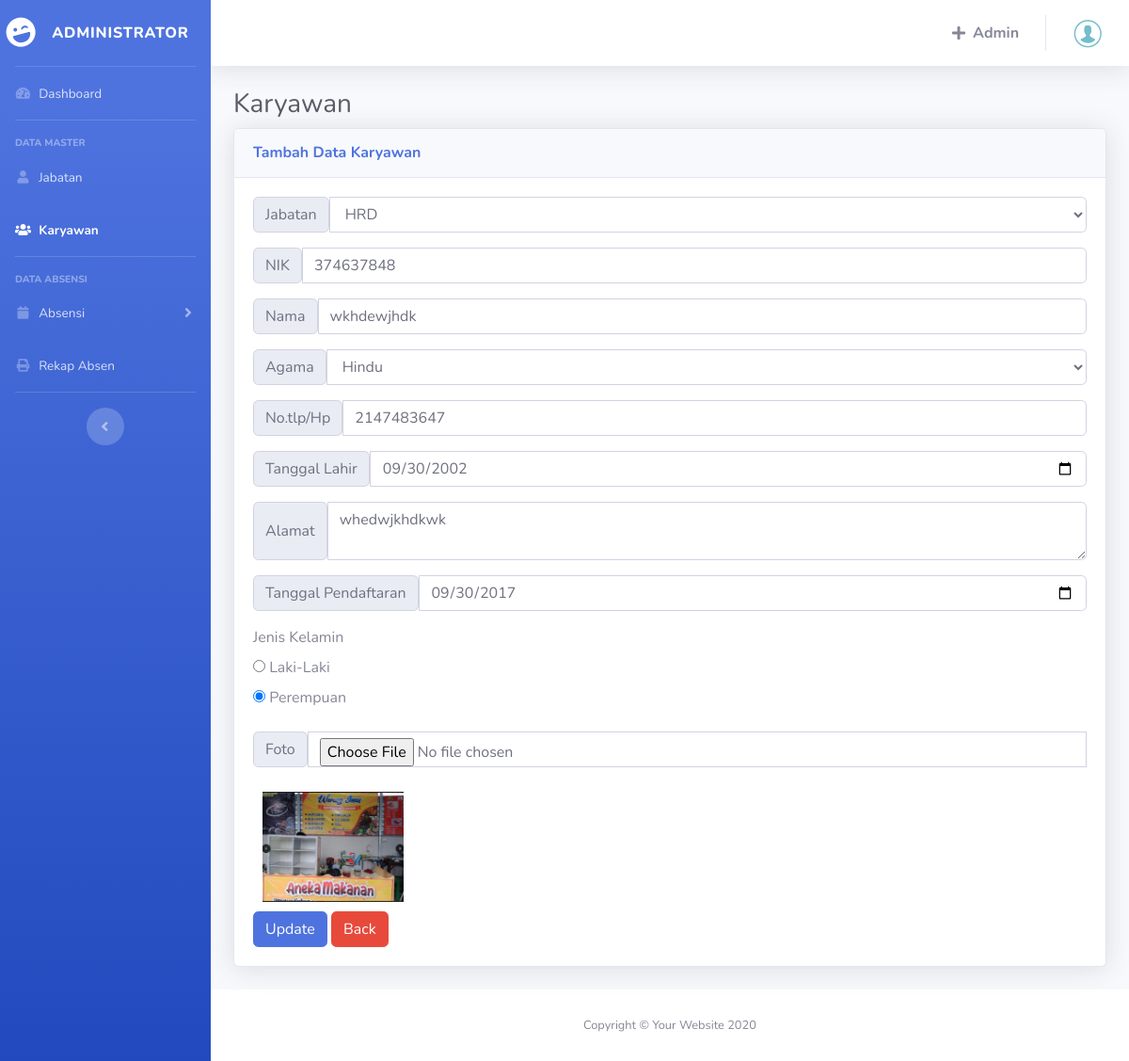
/karyawan/edit.php?id=8 (signed in), run on the app's committed database.
### tables this page shows
CREATE TABLE `karyawan` (
  `id_karyawan` int(11) NOT NULL,
  `nik` int(11) NOT NULL,
  `nama` varchar(100) NOT NULL,
  `ttl` date NOT NULL,
  `jk` varchar(100) NOT NULL,
  `alamat` varchar(250) NOT NULL,
  `notlp` int(11) NOT NULL,
  `kd_jabatan` varchar(100) NOT NULL,
  `tgl_pendaftaran` date NOT NULL,
  `agama` varchar(100) NOT NULL,
  `foto` text NOT NULL
);

### karyawan/edit.php (the view, shortened to what this page needs)
<?php
include '../layout/header.php'
?>
<div class="container-fluid">
    <h1 class="h3 mb-2 text-gray-800">Karyawan</h1>
    <div class="card shadow mb-4">
        <div class="card-header py-3">
            <h6 class="m-0 font-weight-bold text-primary">Tambah Data Karyawan</h6>
        </div>
        <div class="card-body">
            <form action="cek_edit.php" method="post" enctype="multipart/form-data">
                <?php
                if (isset($_GET['id'])) {
                    $id = $_GET['id'];
                } else {
                    die("Error. No ID Selected!");
                }
                $data = mysqli_query($koneski, "SELECT * FROM karyawan INNER JOIN jabatan ON karyawan.kd_jabatan = jabatan.kd_jabatan WHERE id_karyawan = '$id'");
                $row = mysqli_fetch_array($data)
                ?>
                <div class="form-group input-group">
                    <span class="input-group-text">
                        Jabatan
                    </span>
                    <select class="form-control" aria-label=".form-select-sm example" name="jabatan">
                        <?php
                        $query = mysqli_query($koneski, "SELECT * FROM jabatan");
                        while ($value = mysqli_fetch_array($query)) {
                        ?>
                            <option value="<?= $value['kd_jabatan']; ?>" <?php if ($row['kd_jabatan'] == $value['kd_jabatan']) echo 'selected' ?>><?= $value['nama_jabatan']; ?></option>
                        <?php } ?>
                    </select>
                </div>
                <div class="form-group input-group">
                    <span class="input-group-text">
                        NIK
                    </span>
                    <input type="number" class="form-control" id="nik" name="nik" value="<?= $row['nik']; ?>">
                </div>
                <div class=" form-group input-group">
                    <span class="input-group-text">
                        Nama
                    </span>
                    <input type="text" class="form-control" id="nama" name="nama" value="<?= $row['nama']; ?>">
                </div>
                <div class="form-group input-group">
                    <span class="input-group-text">
                        Agama
                    </span>
                    <select class="form-control" aria-label=".form-select-sm example" name="agama" required>
                        <option value="hindu" <?php if ($row['agama'] == 'hindu') echo 'selected' ?>>Hindu</option>
                    </select>
                </div>
                <div class="form-group input-group">
                    <span class="input-group-text">
                        No.tlp/Hp
                    </span>
                    <input type="number" class="form-control form-control-user" id="tlp" name="tlp" placeholder="Masukkan No Hp / Tlp" value="<?= $row['notlp']; ?>" required>
                </div>
                <div class="form-group input-group">
                    <span class="input-group-text">
                        Tanggal Lahir
                    </span>
                    <input type="date" class="form-control form-control-user" id="ttl" name="ttl" placeholder="Masukkan Tanggal Lahir" value="<?= $row['ttl']; ?>" required>
                </div>
                <div class="form-group input-group">
                    <span class="input-group-text">
                        Alamat
                    </span>
                    <textarea type="text" class="form-control form-control-user" id="alamat" name="alamat"><?= $row['alamat']; ?></textarea>
                </div>
                <div class="form-group input-group">
                    <span class="input-group-text">
                        Tanggal Pendaftaran
                    </span>
                    <input type="date" class="form-control form-control-user" id="daftar" name="daftar" value="<?= $row['tgl_pendaftaran']; ?>" required>
                </div>
                <div class=form-group>
                    <label for=" jk">Jenis Kelamin</label>
                    <div class="radio">
                        <label for="">
                            <input type="radio" name="jk" id="jk" value="Laki-laki" <?php if ($row['jk'] == 'Laki-laki') echo 'checked' ?> required> Laki-Laki
                        </label>
                    </div>
                    <div class="radio">
                        <label for="">
                            <input type="radio" name="jk" id="jk" value="Perempuan" <?php if ($row['jk'] == 'Perempuan') echo 'checked' ?> required> Perempuan
                        </label>
                    </div>
                </div>
                <div class="form-group input-group">
                    <span class="input-group-text">
                        Foto
                    </span>
                    <input type="file" class="form-control form-control-user" id="image" name="image">
                </div>
                <img id="preview" / style="width: 150px; margin: 10px;" alt="Gambar Anda" src="../Image/<?= $row['foto']; ?>"><br>
                <div class="col-xs-3">
                    <button class="btn btn-primary" type="submit" name="upload">Update</button>
                    <a class="btn btn-danger" href="index.php">Back</a>
                </div>
            </form>
        </div>
    </div>
</div>
<?php include '../layout/footer.php' ?>

### data on the page
karyawan: nik "374637848", nama "wkhdewjhdk", agama "Hindu", tlp "2147483647", ttl "09/30/2002", alamat "whedwjkhdkwk", daftar "09/30/2017", jk "☑", foto (picture)

### other printed values
form field jabatan "HRD"
